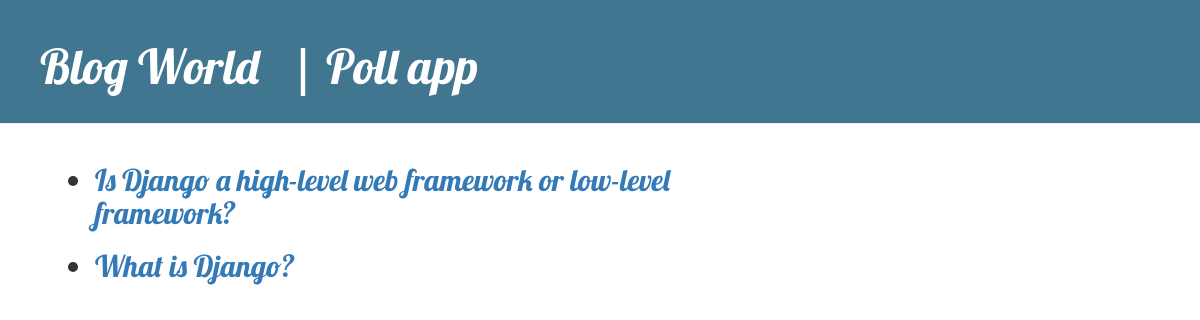
Screenshot of /poll/ with the database file from the repository.
### poll/models.py (models this page shows, shortened)
class Question(models.Model):
    question_text = models.CharField(max_length=200)
    pub_date = models.DateTimeField('date published')

### poll/views.py (the view)
# urls.py: path('', views.index, name='index'),
def index(request):
	latest_question_list = Question.objects.order_by('-pub_date')[:6]
	context = {'latest_question_list': latest_question_list}
	return render(request, 'poll/index.html', context)

### poll/templates/poll/index.html (shortened to what this page needs)
{% load static %}
<html>
    <head>
        <link rel="stylesheet" href="//maxcdn.bootstrapcdn.com/bootstrap/3.2.0/css/bootstrap.min.css">
        <link rel="stylesheet" href="//maxcdn.bootstrapcdn.com/bootstrap/3.2.0/css/bootstrap-theme.min.css">
        <link rel="stylesheet" href="{% static 'css/poll.css' %}">
    </head>
    <body>
    <div class="page-header">
        <h1><a href="{% url 'blog:post_list' %}">Blog World</a>&nbsp;&nbsp;&nbsp;&#124;<a href="{% url 'poll:index' %}" >  Poll app</a></h1>
    </div>
    <div class="content container">
        <div class="row">
            <div class="col-md-8">
            {% block content %}
            {% if latest_question_list %}
            <ul>
            {% for question in latest_question_list %}
                <h2><li><a href="{% url 'poll:detail' question.id %}">{{ question.question_text }}</a></li></h2>
            {% endfor %}
            </ul>
            {% else %}
                <p>No polls are available.</p>
            {% endif %}
            {% endblock %}
            </div>
        </div>
    </div>
    </body>
</html>

### poll/static/css/poll.css (style rules this page uses)
.page-header { background-color: #417690; margin-top: 0; padding: 20px 20px 20px 40px; }
.page-header h1, .page-header h1 a, .page-header h1 a:visited, .page-header h1 a:active { color: #ffffff; font-size: 36pt; text-decoration: none; }
.content { margin-left: 40px; }
h1, h2, h3, h4 { font-family: 'Lobster', cursive; }

### rows the page displays
Question: question_text "Is Django a high-level web framework or low-level framework?"
Question: question_text "What is Django?"
